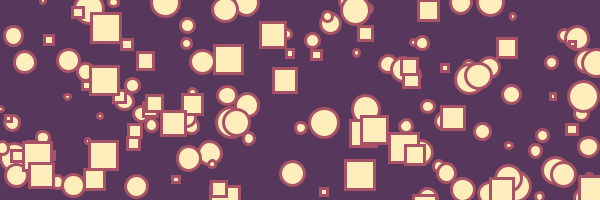
Frame 1 (no input)
Frame 60 (the mouse pressed at the canvas centre just before this capture): identical to frame 1, image omitted
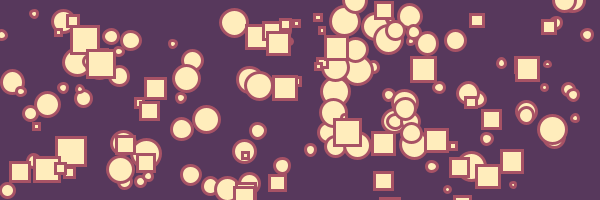
Frame 120 (the mouse held since frame 60 and released just before this capture)

The Processing sketch that drew these frames (run headless with seeded random() and noise(); from frame 60 on, the mouse is pressed at the canvas centre):

// Processing sketch: processing_151727
// ── processing_151727.pde

int ars = 0;

void setup ()
{
  size (600, 200);
  smooth();
}

void draw ()
{
  background (#57385c);
  randomSeed (ars);

  drawEllipses (100);
  drawRects(50);
}

void drawEllipses (int num)
{
  fill (#ffedbc);
  stroke (#A75265);
  strokeWeight (3);

  int i = 0; 
  while (i < num)
  {
    float x = random (width);
    float y = random (height);

    float d = random (5, 30);

    circle (x, y, d);
    i = i +1;
  }
}

void drawRects (int num)
{
  fill (#ffedbc);
  stroke (#A75265);
  strokeWeight (3);

  int i = 0; 
  while (i < num)
  {
    float x = random (width);
    float y = random (height);

    float d = random (5, 30);

    square (x, y, d);
    i = i +1;
  }
}

void circle (float x, float y, float d)
{
  ellipse (x, y, d, d);
}

void square (float x, float y, float w)
{
  rect (x, y, w, w);
}

void mousePressed ()
{
  if (mouseButton == LEFT)
  {
    ars = ars +1;
  }
  else
  {
    ars = ars -1;
  }
}
